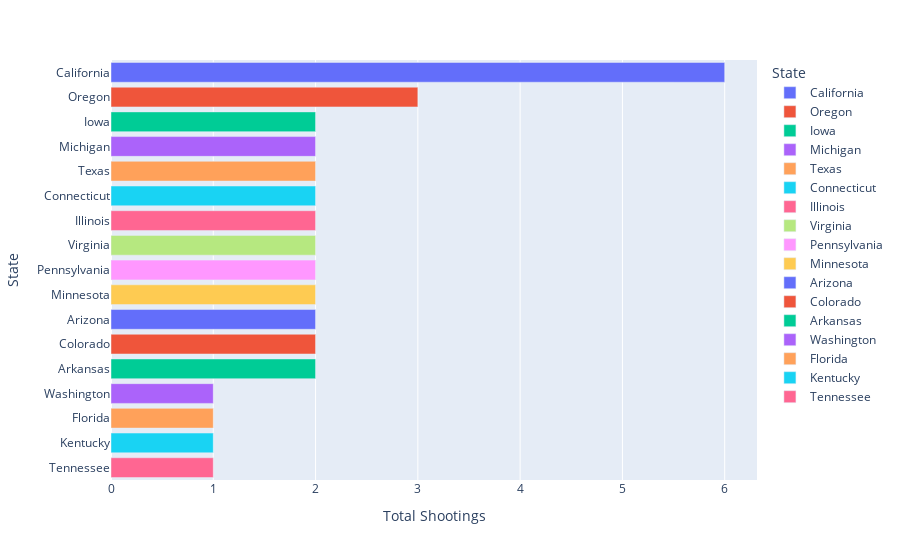

The notebook cell saved with this chart:
### Code cell
# Which States have the most severe shootings
state_severe=severe_shootings.State.value_counts().reset_index()
state_severe.columns=['State','Total Shootings']
fig=px.bar(state_severe,x='Total Shootings',y='State',orientation='h',color='State')
fig.show()

### Figure 1 — Plotly figure (JSON) as saved in the notebook; plotly's stock layout.template omitted (floating-point values rounded to 4 significant figures)
{"data": [{"alignmentgroup": "True", "hovertemplate": "State=%{y}<br>Total Shootings=%{x}<extra></extra>", "legendgroup": "California", "marker": {"color": "#636efa", "pattern": {"shape": ""}}, "name": "California", "offsetgroup": "California", "orientation": "h", "showlegend": true, "textposition": "auto", "type": "bar", "x": [6], "xaxis": "x", "y": ["California"], "yaxis": "y"}, {"alignmentgroup": "True", "hovertemplate": "State=%{y}<br>Total Shootings=%{x}<extra></extra>", "legendgroup": "Oregon", "marker": {"color": "#EF553B", "pattern": {"shape": ""}}, "name": "Oregon", "offsetgroup": "Oregon", "orientation": "h", "showlegend": true, "textposition": "auto", "type": "bar", "x": [3], "xaxis": "x", "y": ["Oregon"], "yaxis": "y"}, {"alignmentgroup": "True", "hovertemplate": "State=%{y}<br>Total Shootings=%{x}<extra></extra>", "legendgroup": "Iowa", "marker": {"color": "#00cc96", "pattern": {"shape": ""}}, "name": "Iowa", "offsetgroup": "Iowa", "orientation": "h", "showlegend": true, "textposition": "auto", "type": "bar", "x": [2], "xaxis": "x", "y": ["Iowa"], "yaxis": "y"}, {"alignmentgroup": "True", "hovertemplate": "State=%{y}<br>Total Shootings=%{x}<extra></extra>", "legendgroup": "Michigan", "marker": {"color": "#ab63fa", "pattern": {"shape": ""}}, "name": "Michigan", "offsetgroup": "Michigan", "orientation": "h", "showlegend": true, "textposition": "auto", "type": "bar", "x": [2], "xaxis": "x", "y": ["Michigan"], "yaxis": "y"}, {"alignmentgroup": "True", "hovertemplate": "State=%{y}<br>Total Shootings=%{x}<extra></extra>", "legendgroup": "Texas", "marker": {"color": "#FFA15A", "pattern": {"shape": ""}}, "name": "Texas", "offsetgroup": "Texas", "orientation": "h", "showlegend": true, "textposition": "auto", "type": "bar", "x": [2], "xaxis": "x", "y": ["Texas"], "yaxis": "y"}, {"alignmentgroup": "True", "hovertemplate": "State=%{y}<br>Total Shootings=%{x}<extra></extra>", "legendgroup": "Connecticut", "marker": {"color": "#19d3f3", "pattern": {"shape": ""}}, "name": "Connecticut", "offsetgroup": "Connecticut", "orientation": "h", "showlegend": true, "textposition": "auto", "type": "bar", "x": [2], "xaxis": "x", "y": ["Connecticut"], "yaxis": "y"}, {"alignmentgroup": "True", "hovertemplate": "State=%{y}<br>Total Shootings=%{x}<extra></extra>", "legendgroup": "Illinois", "marker": {"color": "#FF6692", "pattern": {"shape": ""}}, "name": "Illinois", "offsetgroup": "Illinois", "orientation": "h", "showlegend": true, "textposition": "auto", "type": "bar", "x": [2], "xaxis": "x", "y": ["Illinois"], "yaxis": "y"}, {"alignmentgroup": "True", "hovertemplate": "State=%{y}<br>Total Shootings=%{x}<extra></extra>", "legendgroup": "Virginia", "marker": {"color": "#B6E880", "pattern": {"shape": ""}}, "name": "Virginia", "offsetgroup": "Virginia", "orientation": "h", "showlegend": true, "textposition": "auto", "type": "bar", "x": [2], "xaxis": "x", "y": ["Virginia"], "yaxis": "y"}, {"alignmentgroup": "True", "hovertemplate": "State=%{y}<br>Total Shootings=%{x}<extra></extra>", "legendgroup": "Pennsylvania", "marker": {"color": "#FF97FF", "pattern": {"shape": ""}}, "name": "Pennsylvania", "offsetgroup": "Pennsylvania", "orientation": "h", "showlegend": true, "textposition": "auto", "type": "bar", "x": [2], "xaxis": "x", "y": ["Pennsylvania"], "yaxis": "y"}, {"alignmentgroup": "True", "hovertemplate": "State=%{y}<br>Total Shootings=%{x}<extra></extra>", "legendgroup": "Minnesota", "marker": {"color": "#FECB52", "pattern": {"shape": ""}}, "name": "Minnesota", "offsetgroup": "Minnesota", "orientation": "h", "showlegend": true, "textposition": "auto", "type": "bar", "x": [2], "xaxis": "x", "y": ["Minnesota"], "yaxis": "y"}, {"alignmentgroup": "True", "hovertemplate": "State=%{y}<br>Total Shootings=%{x}<extra></extra>", "legendgroup": "Arizona", "marker": {"color": "#636efa", "pattern": {"shape": ""}}, "name": "Arizona", "offsetgroup": "Arizona", "orientation": "h", "showlegend": true, "textposition": "auto", "type": "bar", "x": [2], "xaxis": "x", "y": ["Arizona"], "yaxis": "y"}, {"alignmentgroup": "True", "hovertemplate": "State=%{y}<br>Total Shootings=%{x}<extra></extra>", "legendgroup": "Colorado", "marker": {"color": "#EF553B", "pattern": {"shape": ""}}, "name": "Colorado", "offsetgroup": "Colorado", "orientation": "h", "showlegend": true, "textposition": "auto", "type": "bar", "x": [2], "xaxis": "x", "y": ["Colorado"], "yaxis": "y"}, {"alignmentgroup": "True", "hovertemplate": "State=%{y}<br>Total Shootings=%{x}<extra></extra>", "legendgroup": "Arkansas", "marker": {"color": "#00cc96", "pattern": {"shape": ""}}, "name": "Arkansas", "offsetgroup": "Arkansas", "orientation": "h", "showlegend": true, "textposition": "auto", "type": "bar", "x": [2], "xaxis": "x", "y": ["Arkansas"], "yaxis": "y"}, {"alignmentgroup": "True", "hovertemplate": "State=%{y}<br>Total Shootings=%{x}<extra></extra>", "legendgroup": "Washington", "marker": {"color": "#ab63fa", "pattern": {"shape": ""}}, "name": "Washington", "offsetgroup": "Washington", "orientation": "h", "showlegend": true, "textposition": "auto", "type": "bar", "x": [1], "xaxis": "x", "y": ["Washington"], "yaxis": "y"}, {"alignmentgroup": "True", "hovertemplate": "State=%{y}<br>Total Shootings=%{x}<extra></extra>", "legendgroup": "Florida", "marker": {"color": "#FFA15A", "pattern": {"shape": ""}}, "name": "Florida", "offsetgroup": "Florida", "orientation": "h", "showlegend": true, "textposition": "auto", "type": "bar", "x": [1], "xaxis": "x", "y": ["Florida"], "yaxis": "y"}, {"alignmentgroup": "True", "hovertemplate": "State=%{y}<br>Total Shootings=%{x}<extra></extra>", "legendgroup": "Kentucky", "marker": {"color": "#19d3f3", "pattern": {"shape": ""}}, "name": "Kentucky", "offsetgroup": "Kentucky", "orientation": "h", "showlegend": true, "textposition": "auto", "type": "bar", "x": [1], "xaxis": "x", "y": ["Kentucky"], "yaxis": "y"}, {"alignmentgroup": "True", "hovertemplate": "State=%{y}<br>Total Shootings=%{x}<extra></extra>", "legendgroup": "Tennessee", "marker": {"color": "#FF6692", "pattern": {"shape": ""}}, "name": "Tennessee", "offsetgroup": "Tennessee", "orientation": "h", "showlegend": true, "textposition": "auto", "type": "bar", "x": [1], "xaxis": "x", "y": ["Tennessee"], "yaxis": "y"}], "layout": {"barmode": "relative", "legend": {"title": {"text": "State"}, "tracegroupgap": 0}, "margin": {"t": 60}, "xaxis": {"anchor": "y", "domain": [0, 1], "title": {"text": "Total Shootings"}}, "yaxis": {"anchor": "x", "categoryarray": ["Tennessee", "Kentucky", "Florida", "Washington", "Arkansas", "Colorado", "Arizona", "Minnesota", "Pennsylvania", "Virginia", "Illinois", "Connecticut", "Texas", "Michigan", "Iowa", "Oregon", "California"], "categoryorder": "array", "domain": [0, 1], "title": {"text": "State"}}}}
